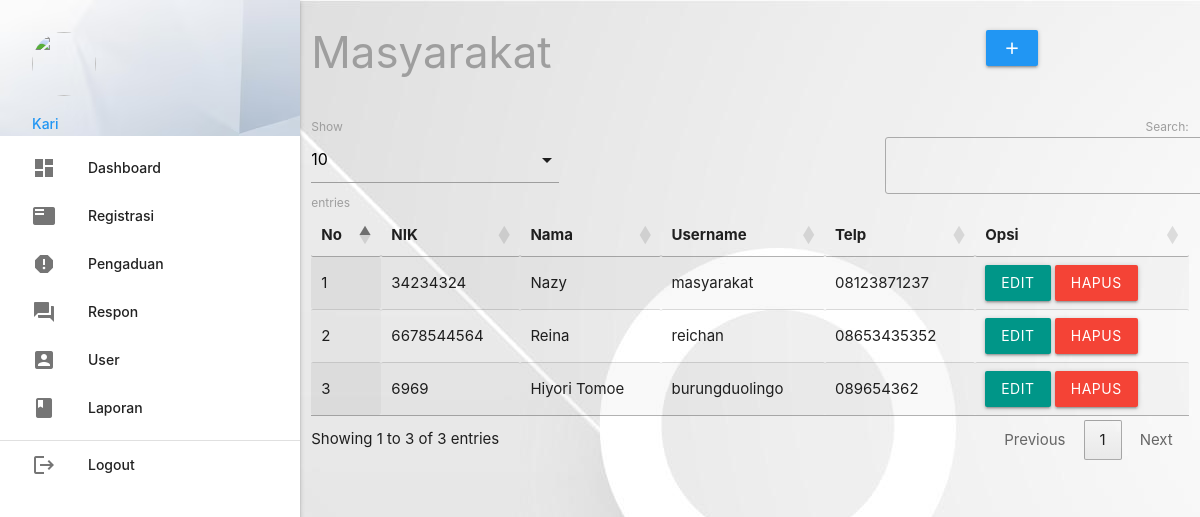
/admin/index.php?p=registrasi (signed in), run on the app's committed database.
### tables this page shows
CREATE TABLE `masyarakat` (
  `nik` varchar(16) NOT NULL,
  `nama` varchar(35) NOT NULL,
  `username` varchar(25) NOT NULL,
  `password` varchar(255) NOT NULL,
  `telp` varchar(13) NOT NULL
);

### admin/registrasi.php (the view, shortened to what this page needs)
       <div class="row">
         <div class="col s12 m9">
           <h3 class="grey-text">Masyarakat</h3>
         </div>
         <div class="col s12 m3">
           <div class="section"></div>
           <a class="waves-effect waves-light btn modal-trigger blue" href="#modal1"><i class="material-icons">add</i></a>
         </div>
       </div>
       <table id="example" class="display responsive-table" style="width:100%">
         <thead>
             <tr>
				<th>No</th>
				<th>NIK</th>
				<th>Nama</th>
				<th>Username</th>
				<th>Telp</th>
               	<th>Opsi</th>
             </tr>
         </thead>
         <tbody>
<?php
	$no=1;
	$query = mysqli_query($koneksi,"SELECT * FROM masyarakat ORDER BY nik ASC");
	while ($r=mysqli_fetch_assoc($query)) { ?>
	<tr>
		<td><?php echo $no++; ?></td>
		<td><?php echo $r['nik']; ?></td>
		<td><?php echo $r['nama']; ?></td>
		<td><?php echo $r['username']; ?></td>
		<td><?php echo $r['telp']; ?></td>
		<td><a class="btn teal modal-trigger" href="#regis_edit?nik=<?php echo $r['nik'] ?>">Edit</a> <a onclick="return confirm('Anda Yakin Ingin Menghapus Y/N')" class="btn red" href="index.php?p=regis_hapus&nik=<?php echo $r['nik'] ?>">Hapus</a></td>
	</tr>
           <?php  }
            ?>
         </tbody>
       </table>

### data on the page
masyarakat: nik "34234324", nama "Nazy", username "masyarakat", telp "08123871237"
masyarakat: nik "6678544564", nama "Reina", username "reichan", telp "08653435352"
masyarakat: nik "6969", nama "Hiyori Tomoe", username "burungduolingo", telp "089654362"

### other printed values
$_SESSION['data']['nama_petugas'] "Kari"
